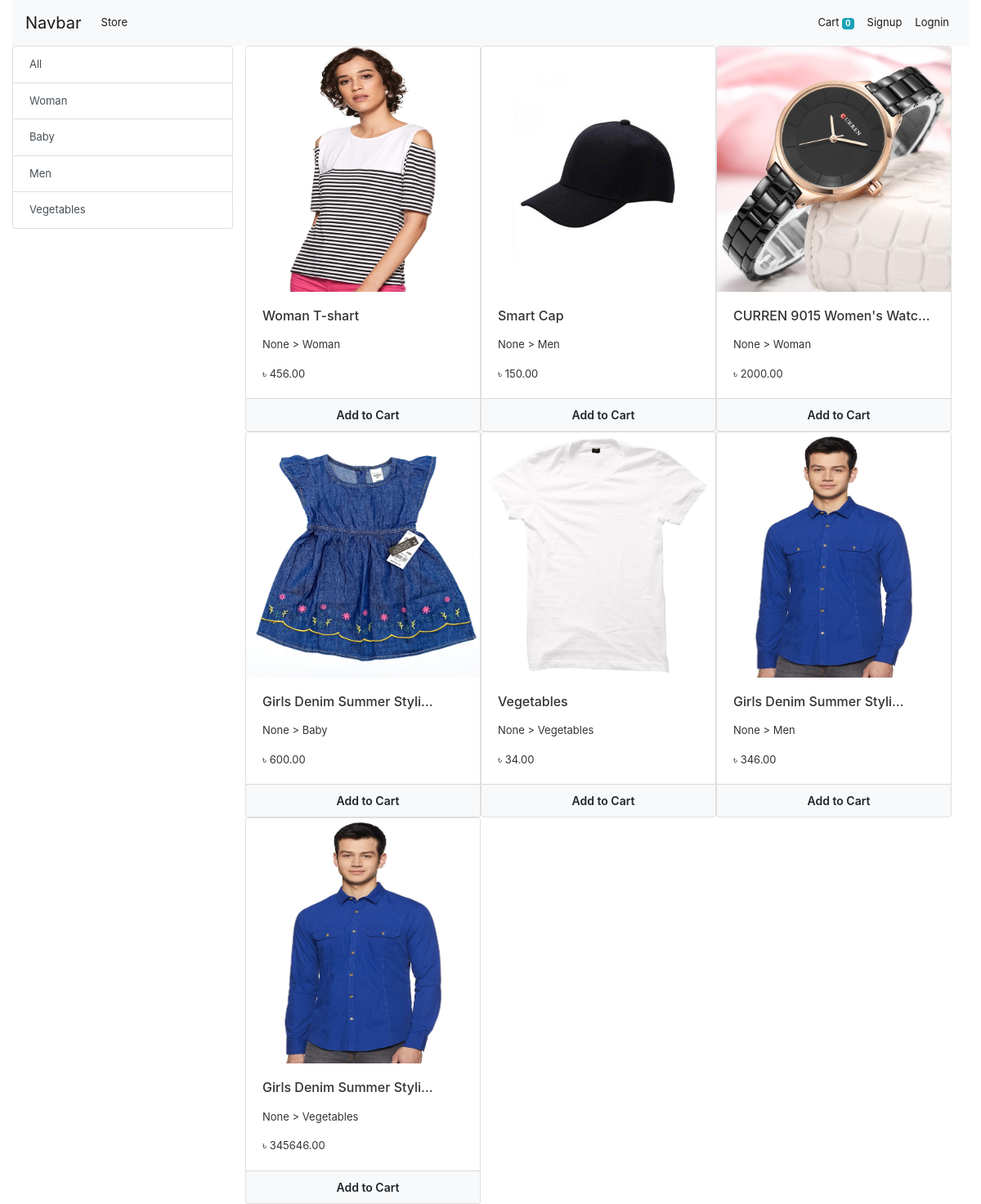
Before: / with the older database file.
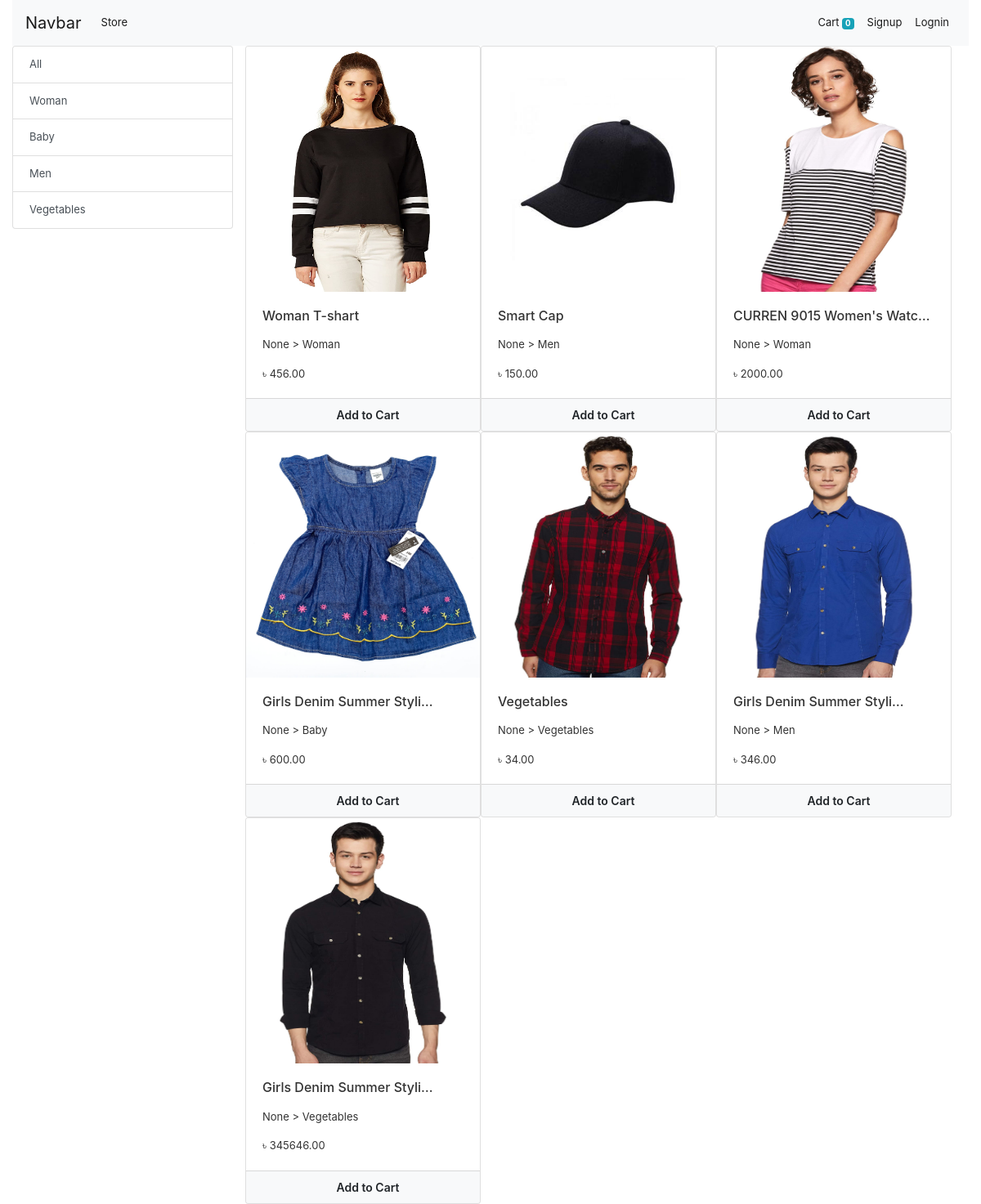
After: the same page with the newer database file.
### store/models/model_product.py (models this page shows, shortened)
class Product(models.Model):
    category = models.ForeignKey(Category, on_delete=models.CASCADE, related_name='products')
    name = models.CharField(max_length=100)
    price = models.DecimalField(max_digits=12, decimal_places=2)
    sell_price = models.DecimalField(max_digits=12, decimal_places=2)
    discription = models.TextField()
    code = models.CharField(max_length=25, unique=True)
    image = models.ImageField(upload_to='uplode/product_image/')
    date = models.DateTimeField(auto_now_add=True)
    @staticmethod
    def get_all_products():
        return Product.objects.all()

### store/models/model_category.py (models this page shows)
class Category(MPTTModel):
    name = models.CharField(max_length=20)
    parent = TreeForeignKey(
        'self',
        on_delete=models.PROTECT,
        null=True,
        blank=True,
        related_name='children',
        db_index=True,
        )
    class MPTTMeta:
        order_insertion_by = ['name']
    def __str__(self):
        return self.name

### store/views/home.py (the view, shortened to what this page needs)
# urls.py: path('', Index.as_view(), name='home'),
class Index(View):
    def get(self, request):
        products = None
        categorys = Category.objects.all()
        categoryID = request.GET.get('category')
        if categoryID:
            products = Product.get_all_products_by_id(categoryID)
        else:
            products = Product.get_all_products()
        contex = {
            'products':products,
            'categorys':categorys,
        }
        return render(request, 'index.html', contex)

### store/templatetags/custom_filter.py (called while the page is built)
@register.filter(name='currency')
def currency(number):
    return "৳ " + str(number)

### store/templates/index.html (shortened to what this page needs)
{% extends 'base.html' %}
{% load mptt_tags %}
{% block content %}
{% load cart %}
{% load custom_filter %}
    <div class="container-fluid">
        <div class="row">
            <div class="col-lg-3 mx-auto">
                <div class="list-group">
                    <a href="/" class="list-group-item list-group-item-action">All</a>
                    {% for category in categorys %}
                    <a href="/?category={{ category.id }}" class="list-group-item list-group-item-action">
                        {{ category.name }}</a>
                    {% endfor %}
                </div>
            </div>
        <div id="products" class="col-lg-9 mx-auto">
            <div class="row">
                {% for product in products %}
                    <div class="card" id={{product.id}} style="width: 18rem;">
                        <img height="300" src="{{ product.image.url }}" class="card-img-top" alt="...">
                        <div class="card-body">
                            <h6 class="card-title"><p style="cursor: pointer;" title="{{ product.name }}">{{ product.name|truncatechars:25 }}</p></h6>
                            <p class="card-text">{{ product.category.parent }} > {{ product.category }}</p>
                            <p class="card-text">{{ product.price|currency }}</p>
                        </div>
                        <div class="card-footer p-0">
                            {% if product|is_in_cart:request.session.cart %}
                            <div class="row no-gutters">
                                <form action="/#{{product.id}}" class="col-2" method="post">
                                    {% csrf_token %}
                                    <input hidden type="text" name="product" value="{{ product.id }}">
                                    <input hidden type="text" name="remove" value="True">
                                    <input type="submit" value="-" class="col-2  btn btn-block btn-info">
                                </form>
                                <div class="text-center col cart_quantity">{{ product|cart_quantity:request.session.cart }} in Cart</div>
                                <form action="/#{{product.id}}" class="col-2" method="post">
                                    {% csrf_token %}
                                    <input hidden type="text" name="product" value="{{ product.id }}">
                                    <input type="submit" value="+" class="col-2  btn btn-block btn-info">
                                </form>
                            </div>
                            {% else %}
                            <form action="/#{{product.id}}" method="POST" class="btn-block">
                                <input type="submit" href="#" class="btn btn-light btn-sm btn-block py-2 add-to-cart" value="Add to Cart">
                            </form>
                            {% endif %}
                        </div>
                    </div>
                {% endfor %}
            </div>
        </div>
    </div>
    </div>
    {% endblock %}

Changed rows visible on the page:
changed Product "Woman T-shart": image: a different picture
changed Product "CURREN 9015 Women's Watc…": image: a different picture
changed Product (number 5 of 7 on the later page): image: a different picture
changed Product (number 7 of 7 on the later page): image: a different picture
